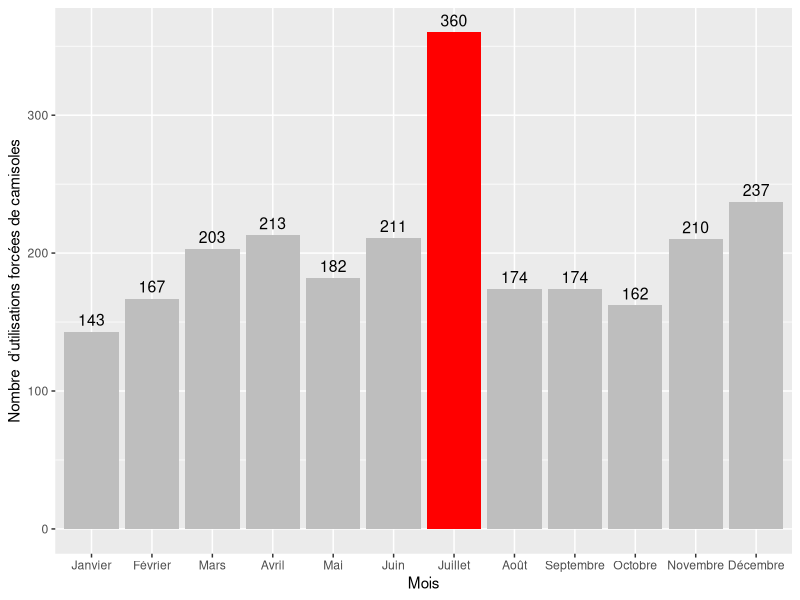
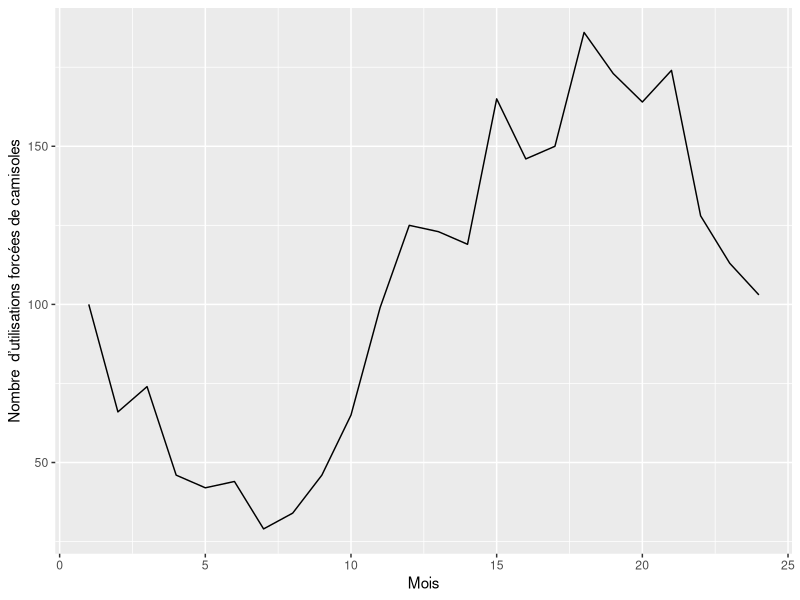

Generate these figures, in order, with R:
## ---- chunk 1
library(readr)
library(dplyr)
library(tidyverse)
library(ggplot2)
## ---- chunk 2

df1 <- read_csv("camisole.csv")
df2 <- read_csv("nbre_camisoles_par_heure.csv")
## ---- chunk 3
view(df1)
view(df2)
## ---- chunk 4
str(df1)
## ---- chunk 5
df1$mois
## ---- chunk 6
df1$mois <- factor(df1$mois, levels = c("Janvier", "Février", "Mars", "Avril", "Mai", "Juin", 
                                         "Juillet", "Août", "Septembre", "Octobre", "Novembre", "Décembre"))
## ---- chunk 7
g <- df1 %>% 
  ggplot(aes(x = mois, y = camisole, fill = mois == "Juillet")) +
  geom_col() +
  geom_text(aes(label = camisole), 
            vjust = -0.5, 
            color = "black",
            size = 4) +     
  scale_fill_manual(values = c("TRUE" = "red", "FALSE" = "grey")) +
  theme(legend.position = "none") +
  labs(x = "Mois", y = "Nombre  d’utilisations forcées de camisoles")

## ---- chunk 8
g
## ---- chunk 9
view(df2)
## ---- chunk 10
ggplot(df2, aes(x=heure, y=camisole)) +
  geom_line() +
  labs(x = "Mois", y = "Nombre  d’utilisations forcées de camisoles")

